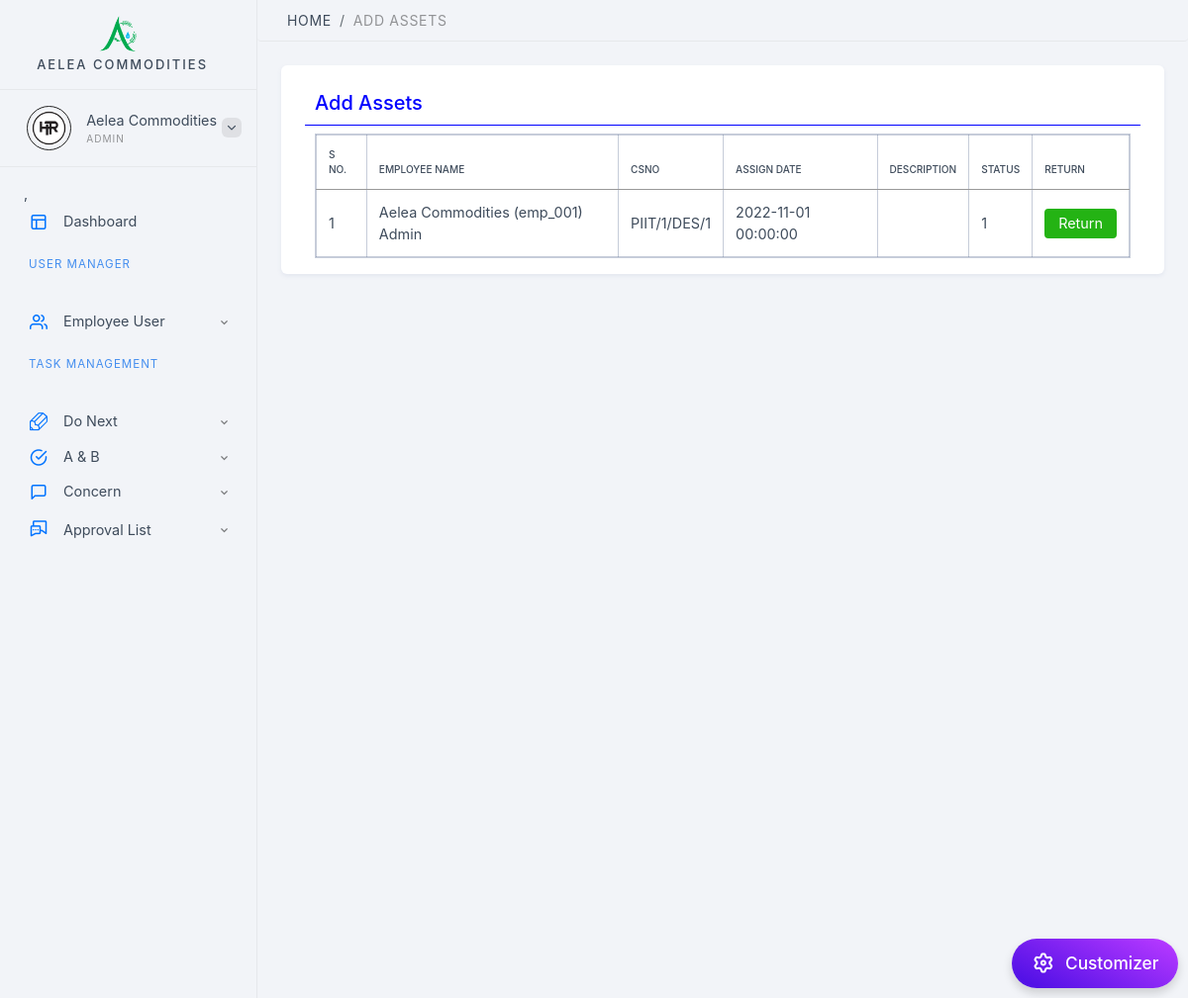
Screenshot of /emp_assign_assets_list.php (signed in) with the database file from the repository.
### tables this page shows
CREATE TABLE `emp_assets` (
  `assign_id` int(11) NOT NULL,
  `asset_id` int(11) NOT NULL,
  `emp_id` int(11) NOT NULL,
  `issue_date` datetime NOT NULL,
  `des` text NOT NULL,
  `status` int(11) NOT NULL,
  `created` datetime NOT NULL
);

CREATE TABLE `emp_login` (
  `id` int(11) NOT NULL,
  `emp_code` varchar(255) NOT NULL,
  `emp_name` varchar(255) NOT NULL,
  `user_id` varchar(255) NOT NULL,
  `pswd` varchar(255) NOT NULL,
  `status` int(11) NOT NULL,
  `created` datetime NOT NULL,
  `user_role` varchar(255) NOT NULL,
  `emp_pro` varchar(255) NOT NULL,
  `email_id` varchar(255) NOT NULL,
  `emp_mob` varchar(255) NOT NULL,
  `report_to` varchar(255) NOT NULL
);

CREATE TABLE `asset_tb` (
  `assetID` int(11) NOT NULL,
  `csno` varchar(255) NOT NULL,
  `make` varchar(255) NOT NULL,
  `model` varchar(255) NOT NULL,
  `mac` varchar(255) NOT NULL,
  `sn` varchar(255) NOT NULL,
  `pro` varchar(255) NOT NULL,
  `ram` varchar(255) NOT NULL,
  `rom` varchar(255) NOT NULL,
  `hdd` varchar(255) NOT NULL,
  `cdrom` varchar(255) NOT NULL,
  `size` varchar(255) NOT NULL,
  `os` varchar(255) NOT NULL,
  `vendor` varchar(255) NOT NULL,
  `invoice` varchar(255) NOT NULL,
  `invoice_date` date NOT NULL,
  `price` int(11) NOT NULL,
  `gur_warty` varchar(255) NOT NULL,
  `gur_warty_yr` varchar(255) NOT NULL,
  `pro_dis` text NOT NULL,
  `device_img` text NOT NULL,
  `invoice_img` text NOT NULL,
  `status` int(2) NOT NULL,
  `delete_status` int(2) NOT NULL,
  `created` datetime NOT NULL,
  `asset_tp` varchar(255) NOT NULL
);

### includes/App_Code.php (called while the page is built, shortened)
<?php
class App_Code {
       function getName($ID) {
       $con = mysqli_connect("localhost", "root", "", "task_management") or die(mysqli_connect_error());
        $UserRGID = $ID;
        $client = "select * from emp_login where id='$UserRGID'";
        $getNameQuery = mysqli_query($con, $client) or die(mysqli_error());
        while ($row = mysqli_fetch_assoc($getNameQuery)) {
            $emp_name = $row['emp_name'];
            $emp_code = $row['emp_code'];
            $emp_role = ucfirst( $row['user_role']);
            return $emp_name. ' (' . $emp_code .')'.' '. $emp_role;
        }
    }
}
?>

### emp_assign_assets_list.php (the view, shortened to what this page needs)
<?php
include './includes/admin_header.php';
include './includes/data_base_save_update.php';
include './includes/App_Code.php';
$app_code_obj=new App_Code();
?>
<ul class="breadcrumb">
    <li class="breadcrumb-item"><a href="#">Home</a></li>
    <li class="breadcrumb-item"><span>Add Assets</span></li>
</ul>
<div class="content-i">
    <div class="content-box">
        <div class="element-wrapper">
            <div class="element-box">
                <div class="row">
                    <div class="col-md-12">
                        <h5 style="color: blue;border-bottom: 1px solid blue;padding: 10px;">Add Assets</h5>
                    </div>
                </div>
                <div class="container">
                     <table id="example" style="width: 100%;" class="display table table-bordered table-responsive" style="width:100%">
        <thead>
            <tr>
                <th>S No.</th>
                <th>Employee Name</th>
                <th>CSNO</th>
                <th>Assign Date</th>
                  <th>Description</th>
                <th>Status</th>
                <th>Return</th>
            </tr>
        </thead>
        <tbody>
                                     <?php
                 $qry = mysqli_query($connection, "SELECT * FROM emp_assets order by created desc") or die("select query fail" . mysqli_error());
$count = 0;
while ($row = mysqli_fetch_assoc($qry)) {
    $count = $count + 1;
    $asset_id     = $row['asset_id'];
        $emp_id = $row['emp_id'];
       $issue_date  = $row['issue_date'];
       $des  = $row['des'];
       $status  = $row['status'];
        $csno='';
           $qry2 = mysqli_query($connection, "SELECT * FROM asset_tb where assetID='$asset_id'") or die("select query fail" . mysqli_error());
                        while ($row = mysqli_fetch_assoc($qry2)) {
                            $csno = $row['csno'];
                        }
    ?>
                    <tr>
  <td><?php echo $count;?></td>
  <td> <?php echo $app_code_obj->getName($emp_id);?></td>
  <td><?php echo $csno;?></td>
  <td><?php echo $issue_date;?></td>
    <td><?php echo $des;?></td>
    <td><?php echo $status;?></td>
  <td><a href="#" class="btn btn-success"> Return</a></td>
                    </tr>
<?php }?>
        </tbody> </table>
                </div>
            </div>
        </div>
    </div>
</div>
</div>
<?php include './includes/Plugin.php'; ?>
<?php include './includes/admin_footer.php'; ?>

### rows the page displays
emp_assets: emp.user_role "Aelea Commodities (emp_001) Admin", asset_tb.csno "PIIT/1/DES/1", issue_date "2022-11-01 00:00:00", status "1"

### other values shown
$_SESSION['emp_name'] "Aelea Commodities"
$_SESSION['User_type'] "ADMIN"
